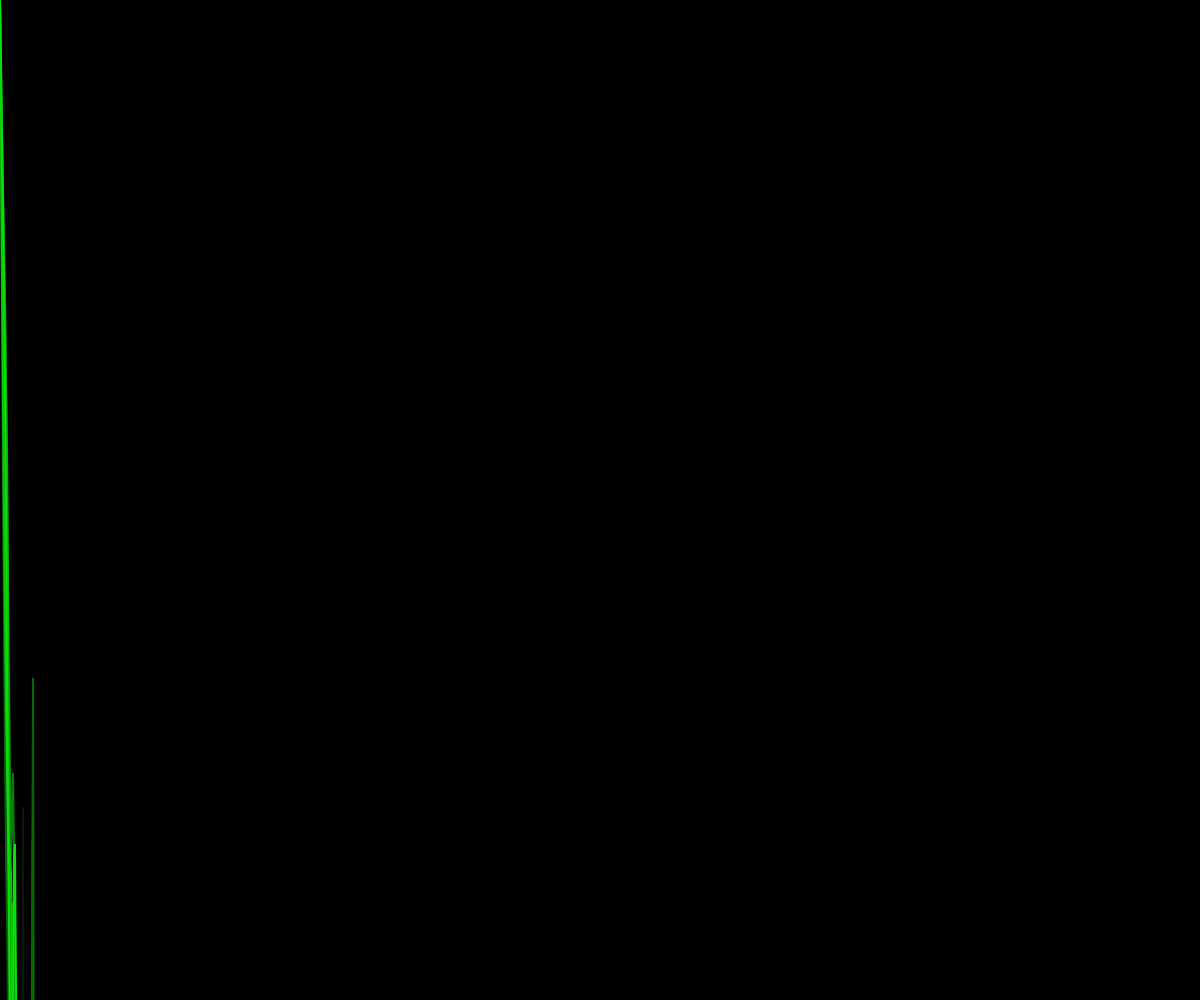
Frame 1 (no input)
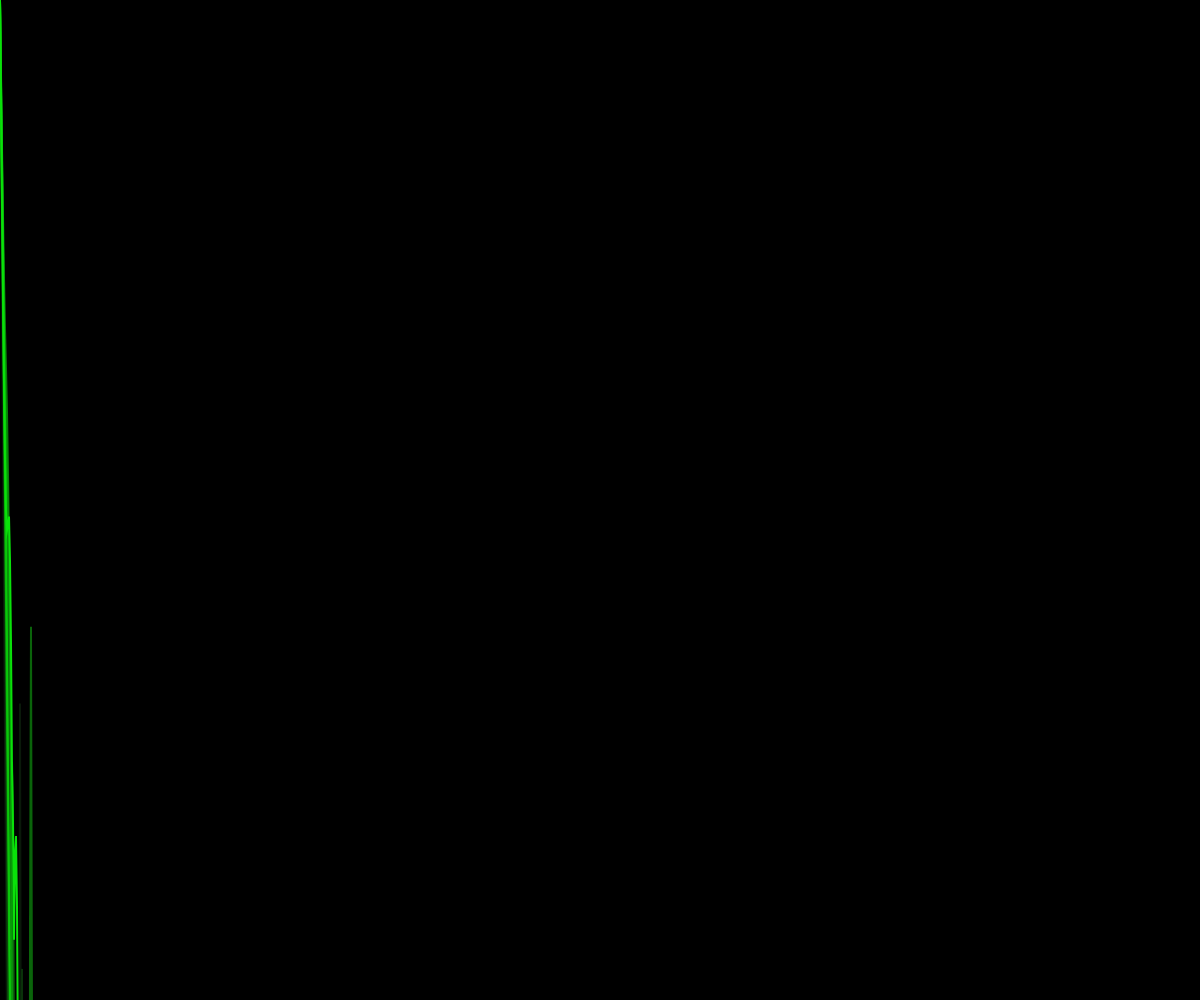
Frame 60 (no input)
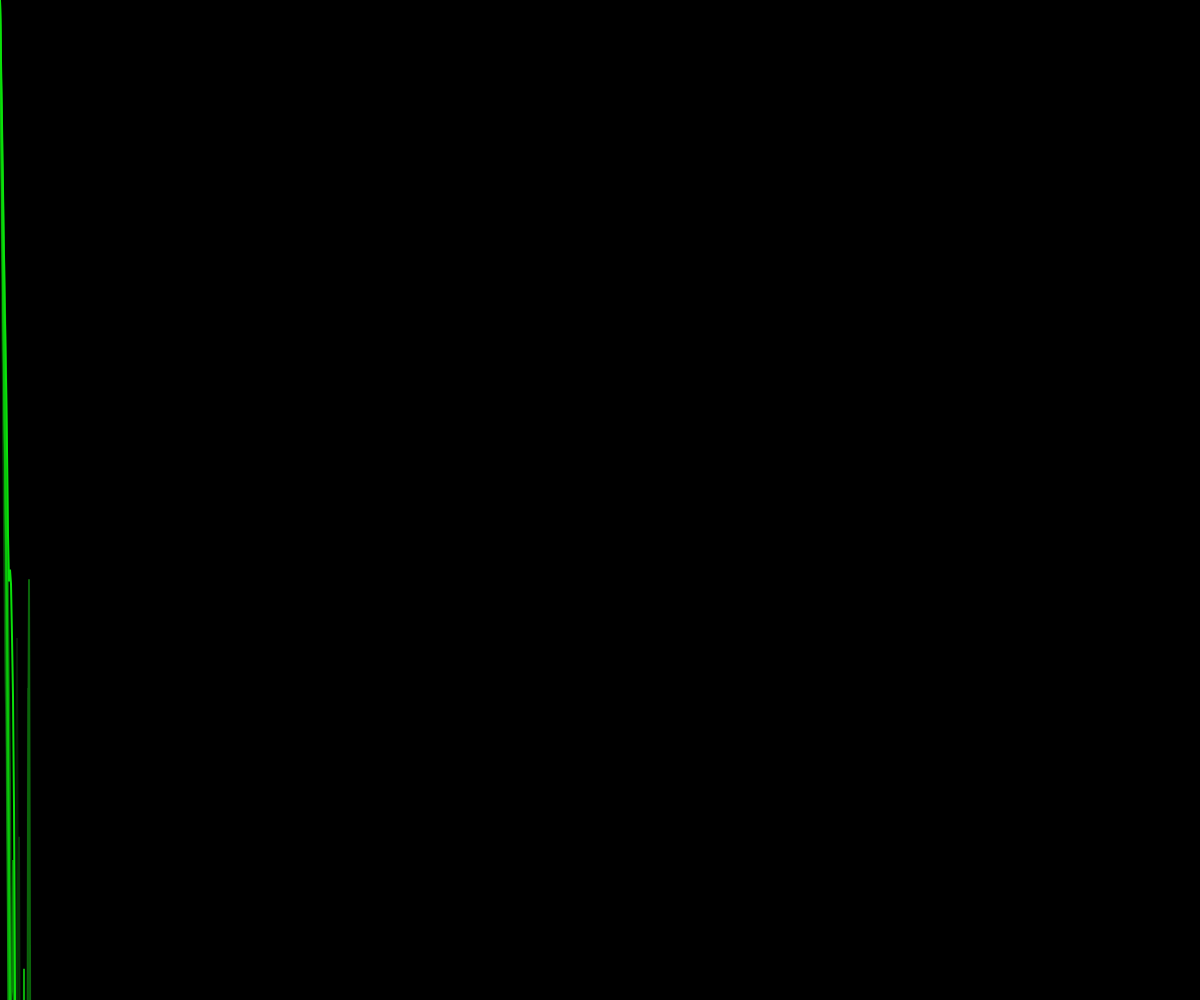
Frame 120 (the mouse pressed at the canvas centre since frame 60)

The p5.js sketch that drew these frames (run headless with seeded random() and noise() and a simulated clock; from frame 60 on, the mouse is pressed at the canvas centre):

// p5.js sketch
// ── sketch.js
let t = 0.0;
const numLines = 10;

function setup() {
  createCanvas(windowWidth, windowHeight);
}


function draw() {
  background(0);


  for (let i = 0; i < numLines; i++) {
    let xoff = t + i * 1e4;
    noFill();
    stroke(10, 25 * i, 10);
    strokeWeight(2);
    beginShape();
    for (let i = 0; i < width; i++) {
      let y = noise(xoff) * height * (i / 5);
      xoff += 0.01 * i;
      vertex(i, y);
    }
    endShape();
  }
  t += 0.01;
}

// Optional: Adjust canvas size when window is resized
function windowResized() {
  resizeCanvas(windowWidth, windowHeight);
}
